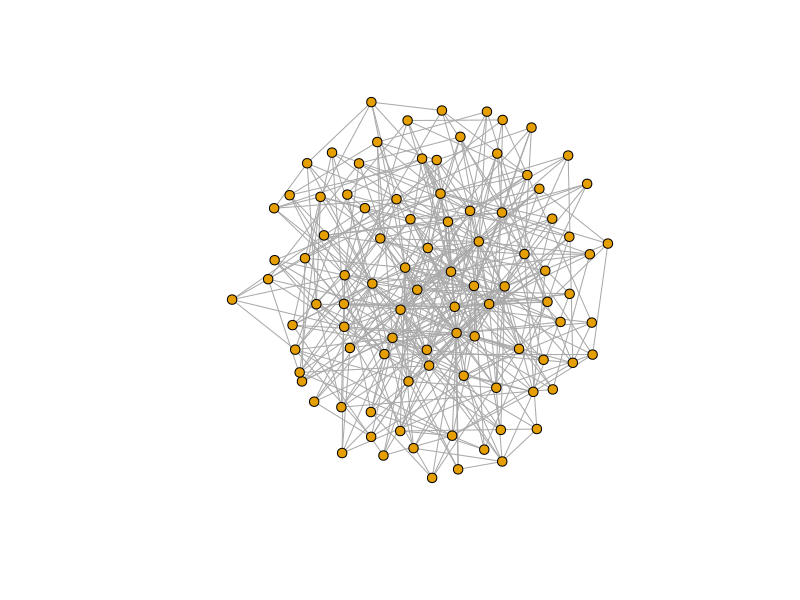
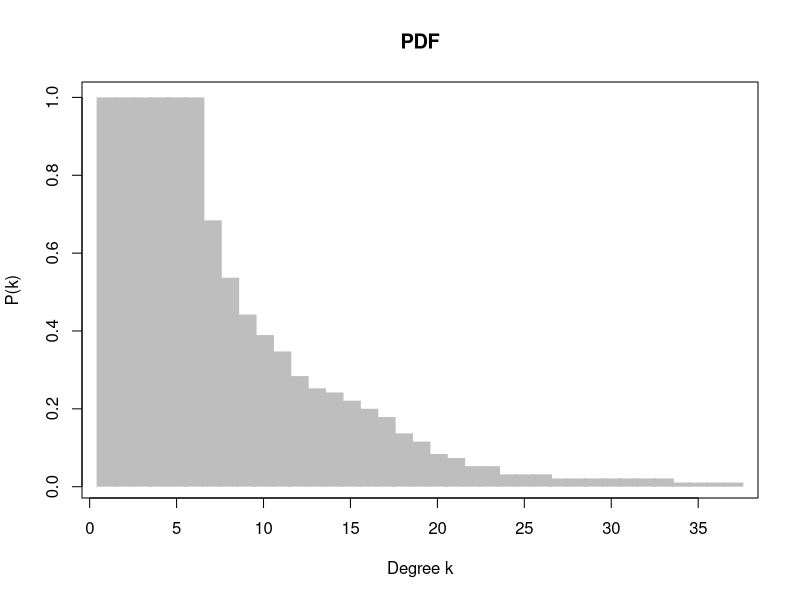

The R source for these figures, in order:
library(igraph)

# Barabási & Albert model

N <- 100
m <- 5

if (N < 5) {
  g <- make_empty_graph(directed = F) + vertices(1:N) + path(1:N, 1)
} else {
  g <- make_empty_graph(directed = F) + vertices(1:5) + path(1:5, 1)
  for (i in 6:(N - 5)) {
    k <- degree(g)
    v <- V(g)
    selection <- sample(v, m, replace = F, prob = k / sum(k))
    g <- g + vertex(i)
    for (s in selection) {
      g <- g + edge(i, s)
    }
  }
}

stopifnot(mean(degree(g)) <= 20)

plots.path = "figures"

png(
  file = file.path(plots.path, paste("BA-", N, "-", m, ".png", sep = "")),
  width = 10,
  height = 10,
  units = "cm",
  res = 1200,
  pointsize = 4
)
plot(g, layout = layout_with_kk, vertex.size=5, vertex.label = NA)
dev.off()

png(file = file.path(
  plots.path,
  paste("Degree-distribution-BA-", N, "-", m, ".png", sep = "")
))
plot(
  degree.distribution(g, cumulative = T),
  type = 'h',
  # log = 'y',
  lwd = 20,
  lend = 1,
  col = 'gray',
  main = "PDF",
  xlab = "Degree k",
  ylab = "P(k)",
)
dev.off()